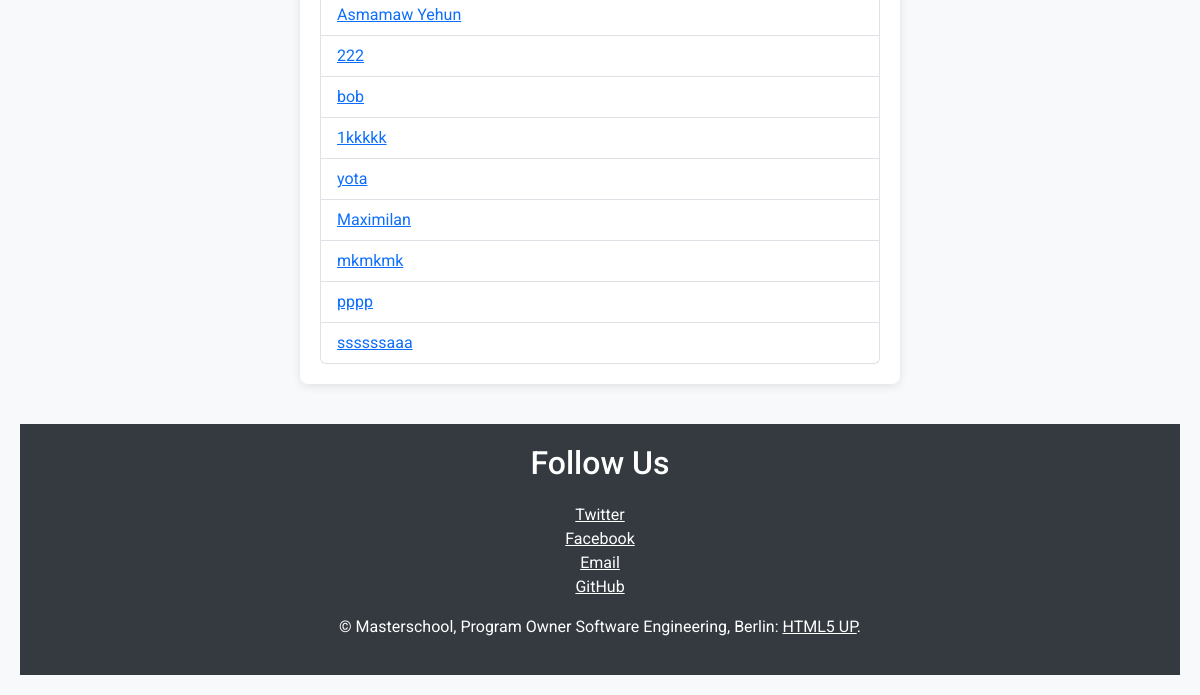
Page /list_users/ (lower part) on the earlier database version.
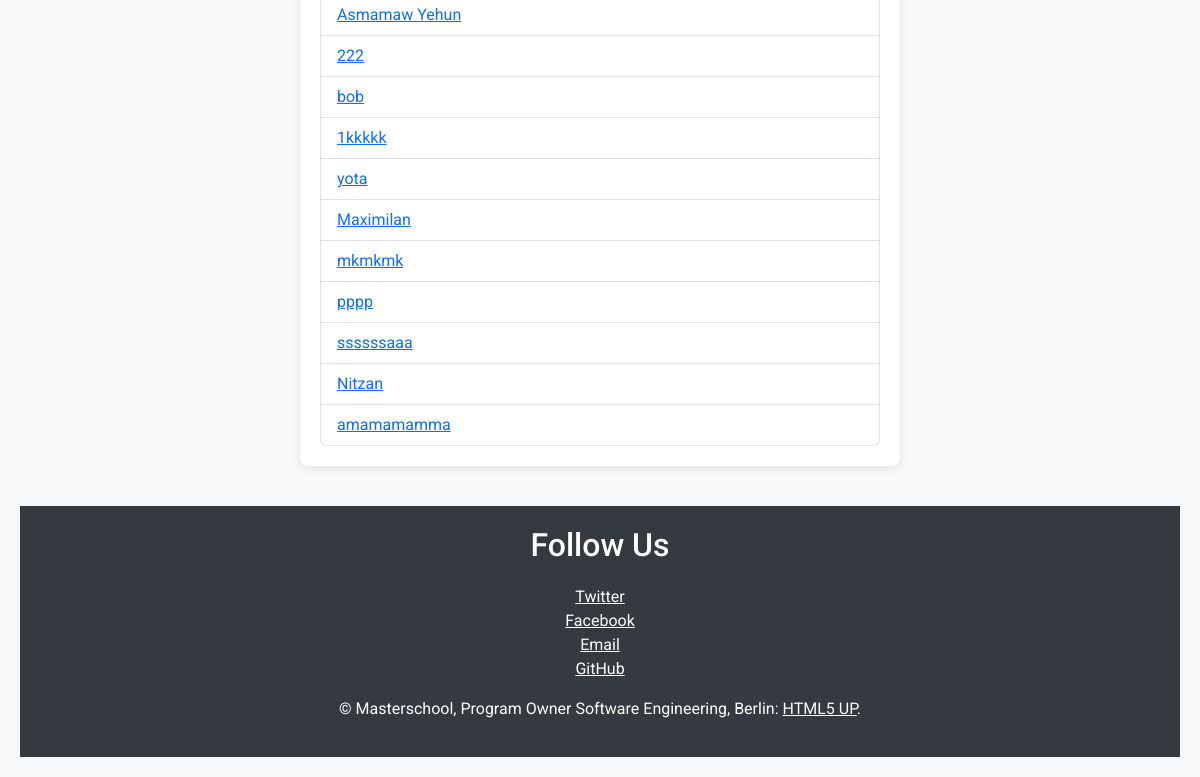
Same page on the later database version.
### main.py (models this page shows, shortened)
class User(db.Model):
    __tablename__ = 'Users'
    id = Column(Integer, primary_key=True)
    name = Column(String, nullable=False)
    movies = relationship("Movie", back_populates="user")
    reviews = relationship("Review", back_populates="user")

### main.py (the view)
@app.route('/list_users/', methods=['GET'])
def list_users():
    users = db.session.query(User).all()
    if not users:
        return render_template('list_users.html', users=None)
    return render_template('list_users.html', users=users)

### templates/list_users.html (shortened to what this page needs)
<!DOCTYPE html>
<html lang="en">
<head>
    <link href="https://cdn.jsdelivr.net/npm/bootstrap@5.3.3/dist/css/bootstrap.min.css" rel="stylesheet">
</head>
<body>
    <main class="user-list">
        <ul class="list-group">
            {% if users %}
                {% for user in users %}
                    <li class="list-group-item">
                        <a href="{{ url_for('list_movies', user_id=user.id) }}">{{ user.name }}</a>
                    </li>
                {% endfor %}
            {% else %}
                <li class="list-group-item">No users found.</li>
            {% endif %}
        </ul>
    </main>
    <footer class="footer">
        <div class="inner split">
            <section>
                <h2>Follow Us</h2>
                <ul class="list-unstyled">
                    <li><a href="https://twitter.com" class="icon brands fa-twitter">Twitter</a></li>
                    <li><a href="https://www.facebook.com/profile.php?id=100085927770264" class="icon brands fa-facebook-f">Facebook</a></li>
                    <li><a href="mailto:chanieasmamaw@yahoo.com" class="icon solid fa-envelope">Email</a></li>
                    <li><a href="https://github.com/chanieasmamaw-179" class="icon brands fa-github">GitHub</a></li>
                </ul>
            </section>
            <p class="copyright">
                &copy; Masterschool, Program Owner Software Engineering, Berlin: <a href="http://html5up.net">HTML5 UP</a>.
            </p>
        </div>
    </footer>
</body>
</html>

Differences in the rows shown:
added User: name "Nitzan"
added User: name "amamamamma"
